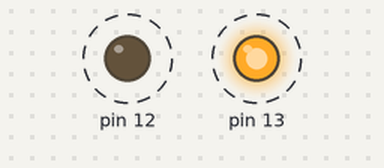
Bench run of a sketch on a simulated Arduino Uno, built with avr-gcc and run on an emulated ATmega328P. Parts: output pins drawn as LEDs (lit = HIGH). Dashed ring = blinking.

Above: at 0.1 s.
Timing chart, 0 to 3.0 s (numbered marks = the images above):
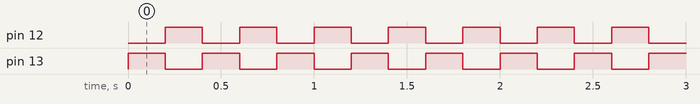

Measured:
- by itself, pin 12, pin 13: alternates HIGH for 0.20 s and LOW for 0.20 s

The sketch:

mic1_week1_example.ino
```cpp
/*
  MIC1 Week 1. Basics

  Author <Student name>
         <Student number>
  Date   dd/mm/yyyy
*/

// The setup function runs once when you press reset or power the board
void setup() {
  // Configure pins
  pinMode(13, OUTPUT);
  pinMode(12, OUTPUT);

  // Set initial pin value
  digitalWrite(13, LOW);
  digitalWrite(12, LOW);
}

// The loop function runs over and over again forever
void loop() {
  // Previous LED off and next LED on
  digitalWrite(12, LOW);
  digitalWrite(13, HIGH);
  delay(200);

  // Previous LED off and next LED on
  digitalWrite(13, LOW);
  digitalWrite(12, HIGH);
  delay(200);
}
```
